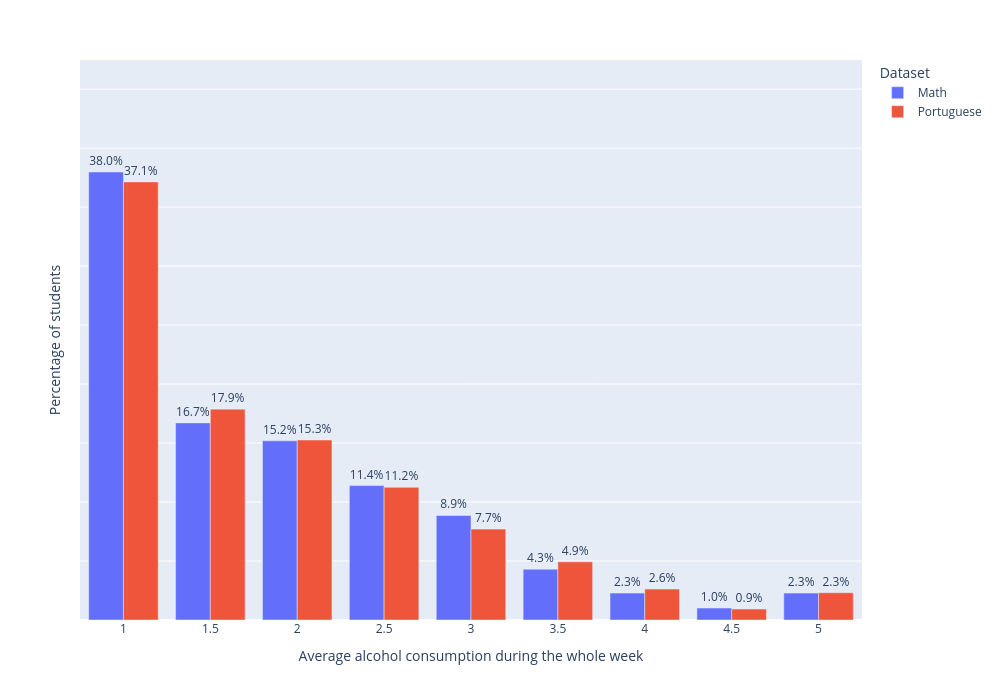

Notebook code for this chart:
### Markdown cell above
## Alcohol Consumption Intensity
The first argument that we use for the balanced lifestyle perspective is that alcohol consumption has a negative impact on the final grade of a student, this argument is based on the paper of https://doi.org/10.1016/j.jpubeco.2010.08.008. The paper found that increased alcohol consumption caused significant reductions in student achievement, particularly among high-performing students.

### Code cell
#| class: col-page-right

%run ../plots/alcohol_consumption_plot1.ipynb

### Figure 1 — Plotly figure (JSON) as saved in the notebook; plotly's stock layout.template omitted (floating-point values rounded to 4 significant figures)
{"data": [{"alignmentgroup": "True", "hovertemplate": "Dataset=Math<br>Average alcohol consumption during the whole week=%{x}<br>Percentage of students=%{text}<extra></extra>", "legendgroup": "Math", "marker": {"color": "#636efa", "pattern": {"shape": ""}}, "name": "Math", "offsetgroup": "Math", "orientation": "v", "showlegend": true, "text": [0.3797, 0.1671, 0.1519, 0.1139, 0.08861, 0.04304, 0.02278, 0.01013, 0.02278], "textposition": "outside", "texttemplate": "%{y:.1%}", "type": "bar", "x": [1.0, 1.5, 2.0, 2.5, 3.0, 3.5, 4.0, 4.5, 5.0], "xaxis": "x", "y": [0.3797, 0.1671, 0.1519, 0.1139, 0.08861, 0.04304, 0.02278, 0.01013, 0.02278], "yaxis": "y"}, {"alignmentgroup": "True", "hovertemplate": "Dataset=Portuguese<br>Average alcohol consumption during the whole week=%{x}<br>Percentage of students=%{text}<extra></extra>", "legendgroup": "Portuguese", "marker": {"color": "#EF553B", "pattern": {"shape": ""}}, "name": "Portuguese", "offsetgroup": "Portuguese", "orientation": "v", "showlegend": true, "text": [0.3713, 0.1787, 0.1525, 0.1125, 0.07704, 0.04931, 0.02619, 0.009245, 0.02311], "textposition": "outside", "texttemplate": "%{y:.1%}", "type": "bar", "x": [1.0, 1.5, 2.0, 2.5, 3.0, 3.5, 4.0, 4.5, 5.0], "xaxis": "x", "y": [0.3713, 0.1787, 0.1525, 0.1125, 0.07704, 0.04931, 0.02619, 0.009245, 0.02311], "yaxis": "y"}], "layout": {"barmode": "group", "height": 700, "legend": {"title": {"text": "Dataset"}, "tracegroupgap": 0}, "margin": {"t": 60}, "width": 1000, "xaxis": {"anchor": "y", "domain": [0, 1], "title": {"text": "Average alcohol consumption during the whole week"}}, "yaxis": {"anchor": "x", "domain": [0, 1], "range": [0, 0.4747], "showticklabels": false, "title": {"text": "Percentage of students"}}}}
